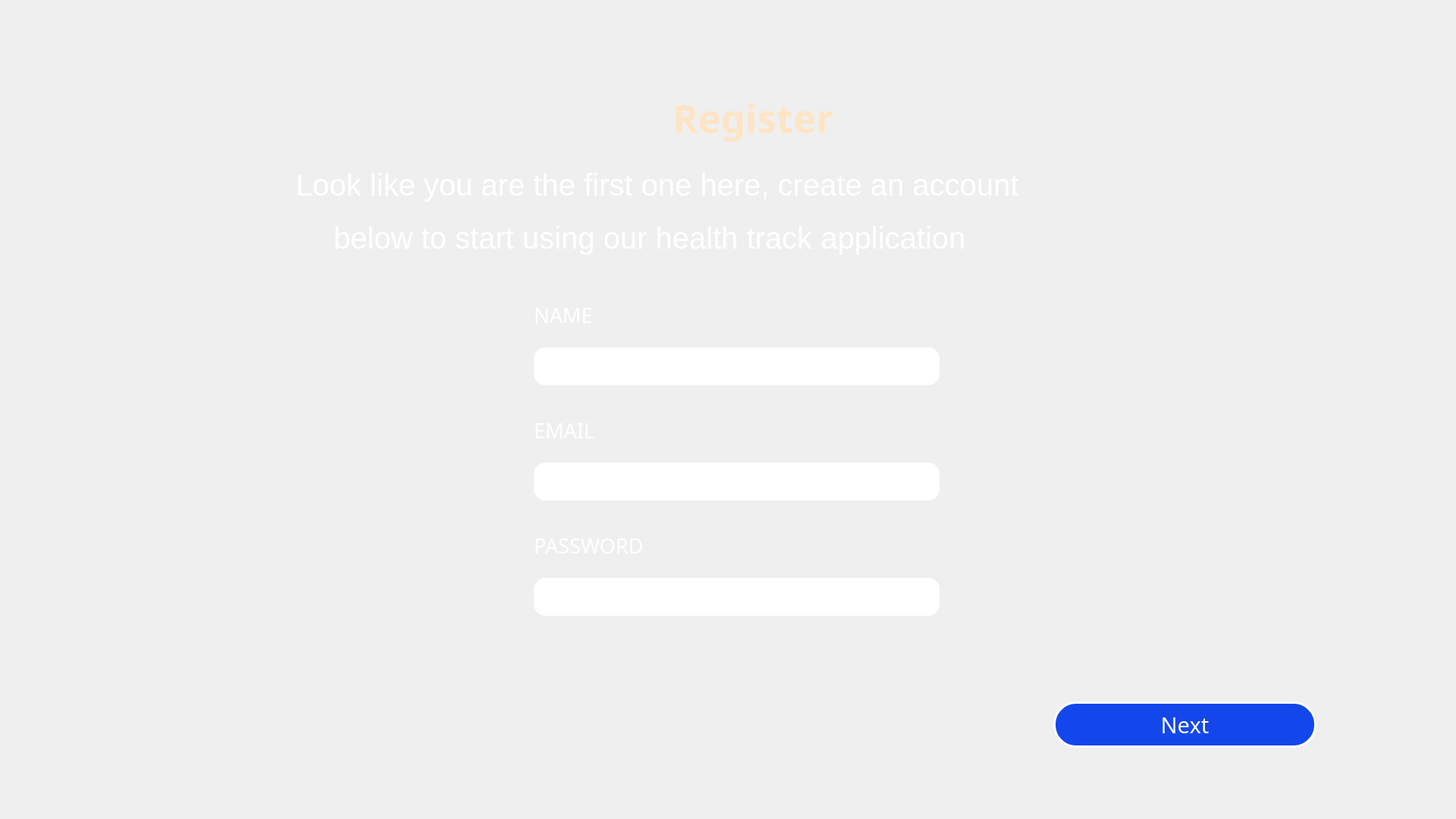
<?xml version="1.0" encoding="UTF-8"?>
<ui version="4.0">
 <class>part_1_register_page</class>
 <widget class="QWidget" name="part_1_register_page">
  <property name="geometry">
   <rect>
    <x>0</x>
    <y>0</y>
    <width>1920</width>
    <height>1080</height>
   </rect>
  </property>
  <property name="sizePolicy">
   <sizepolicy hsizetype="Fixed" vsizetype="Fixed">
    <horstretch>0</horstretch>
    <verstretch>0</verstretch>
   </sizepolicy>
  </property>
  <property name="windowTitle">
   <string>Form</string>
  </property>
  <property name="styleSheet">
   <string notr="true">background-image: url(D:/Downloads/IC_Kmitl/Software Engineering Principle/Project/UI/black_register_wallpaper.jpg);

 background-size: contain;
background-repeat: no-repeat;

</string>
  </property>
  <widget class="QLabel" name="register_label">
   <property name="geometry">
    <rect>
     <x>887</x>
     <y>116</y>
     <width>215</width>
     <height>78</height>
    </rect>
   </property>
   <property name="font">
    <font>
     <family>Script MT Bold</family>
     <pointsize>38</pointsize>
     <weight>75</weight>
     <bold>true</bold>
    </font>
   </property>
   <property name="styleSheet">
    <string notr="true">color : #FFE4C4;
border-color : #FFE4C4;
background : transparent;
</string>
   </property>
   <property name="text">
    <string>Register</string>
   </property>
  </widget>
  <widget class="QLabel" name="first_sentence_label">
   <property name="geometry">
    <rect>
     <x>390</x>
     <y>210</y>
     <width>1208</width>
     <height>67</height>
    </rect>
   </property>
   <property name="font">
    <font>
     <family>Segoe UI</family>
     <pointsize>30</pointsize>
    </font>
   </property>
   <property name="styleSheet">
    <string notr="true">color : #FFF;
border-color : #FFF;
background : transparent;</string>
   </property>
   <property name="text">
    <string>Look like you are the first one here, create an account</string>
   </property>
  </widget>
  <widget class="QLabel" name="second_sentence_label">
   <property name="geometry">
    <rect>
     <x>440</x>
     <y>280</y>
     <width>1056</width>
     <height>67</height>
    </rect>
   </property>
   <property name="font">
    <font>
     <family>Segoe UI</family>
     <pointsize>30</pointsize>
    </font>
   </property>
   <property name="styleSheet">
    <string notr="true">color : #FFF;
border-color : #FFF;
background : transparent;</string>
   </property>
   <property name="text">
    <string>below to start using our health track application</string>
   </property>
  </widget>
  <widget class="QLabel" name="name_label">
   <property name="geometry">
    <rect>
     <x>704</x>
     <y>395</y>
     <width>100</width>
     <height>40</height>
    </rect>
   </property>
   <property name="font">
    <font>
     <family>Yu Gothic</family>
     <pointsize>20</pointsize>
    </font>
   </property>
   <property name="styleSheet">
    <string notr="true">color : white;
background : transparent;</string>
   </property>
   <property name="text">
    <string>NAME</string>
   </property>
  </widget>
  <widget class="QLabel" name="email_label">
   <property name="geometry">
    <rect>
     <x>704</x>
     <y>547</y>
     <width>100</width>
     <height>40</height>
    </rect>
   </property>
   <property name="font">
    <font>
     <family>Yu Gothic</family>
     <pointsize>20</pointsize>
    </font>
   </property>
   <property name="styleSheet">
    <string notr="true">color : white;
background : transparent;</string>
   </property>
   <property name="text">
    <string>EMAIL</string>
   </property>
  </widget>
  <widget class="QLabel" name="password_label">
   <property name="geometry">
    <rect>
     <x>704</x>
     <y>699</y>
     <width>193</width>
     <height>40</height>
    </rect>
   </property>
   <property name="font">
    <font>
     <family>Yu Gothic</family>
     <pointsize>20</pointsize>
    </font>
   </property>
   <property name="styleSheet">
    <string notr="true">color : white;
background : transparent;</string>
   </property>
   <property name="text">
    <string>PASSWORD</string>
   </property>
  </widget>
  <widget class="QPushButton" name="next_Button">
   <property name="geometry">
    <rect>
     <x>1389</x>
     <y>925</y>
     <width>347</width>
     <height>61</height>
    </rect>
   </property>
   <property name="font">
    <font>
     <family>Yu Gothic</family>
     <pointsize>22</pointsize>
    </font>
   </property>
   <property name="cursor">
    <cursorShape>PointingHandCursor</cursorShape>
   </property>
   <property name="styleSheet">
    <string notr="true">color : white;
background : #1347EC;
border-radius : 30px;
border : 2.5px solid white;</string>
   </property>
   <property name="text">
    <string>Next</string>
   </property>
  </widget>
  <widget class="QLineEdit" name="name_lineEdit">
   <property name="geometry">
    <rect>
     <x>704</x>
     <y>458</y>
     <width>535</width>
     <height>50</height>
    </rect>
   </property>
   <property name="font">
    <font>
     <family>Yu Gothic</family>
     <pointsize>20</pointsize>
    </font>
   </property>
   <property name="styleSheet">
    <string notr="true">background : white;
color : black;
border-radius : 15px;</string>
   </property>
   <property name="alignment">
    <set>Qt::AlignCenter</set>
   </property>
  </widget>
  <widget class="QLineEdit" name="email_lineEdit">
   <property name="geometry">
    <rect>
     <x>704</x>
     <y>610</y>
     <width>535</width>
     <height>50</height>
    </rect>
   </property>
   <property name="font">
    <font>
     <family>Yu Gothic</family>
     <pointsize>20</pointsize>
    </font>
   </property>
   <property name="styleSheet">
    <string notr="true">background : white;
color : black;
border-radius : 15px;</string>
   </property>
   <property name="alignment">
    <set>Qt::AlignCenter</set>
   </property>
  </widget>
  <widget class="QLineEdit" name="password_lineEdit">
   <property name="geometry">
    <rect>
     <x>704</x>
     <y>762</y>
     <width>535</width>
     <height>50</height>
    </rect>
   </property>
   <property name="font">
    <font>
     <family>Yu Gothic</family>
     <pointsize>20</pointsize>
    </font>
   </property>
   <property name="styleSheet">
    <string notr="true">background : white;
color : black;
border-radius : 15px;</string>
   </property>
   <property name="alignment">
    <set>Qt::AlignCenter</set>
   </property>
  </widget>
 </widget>
 <resources/>
 <connections/>
</ui>
